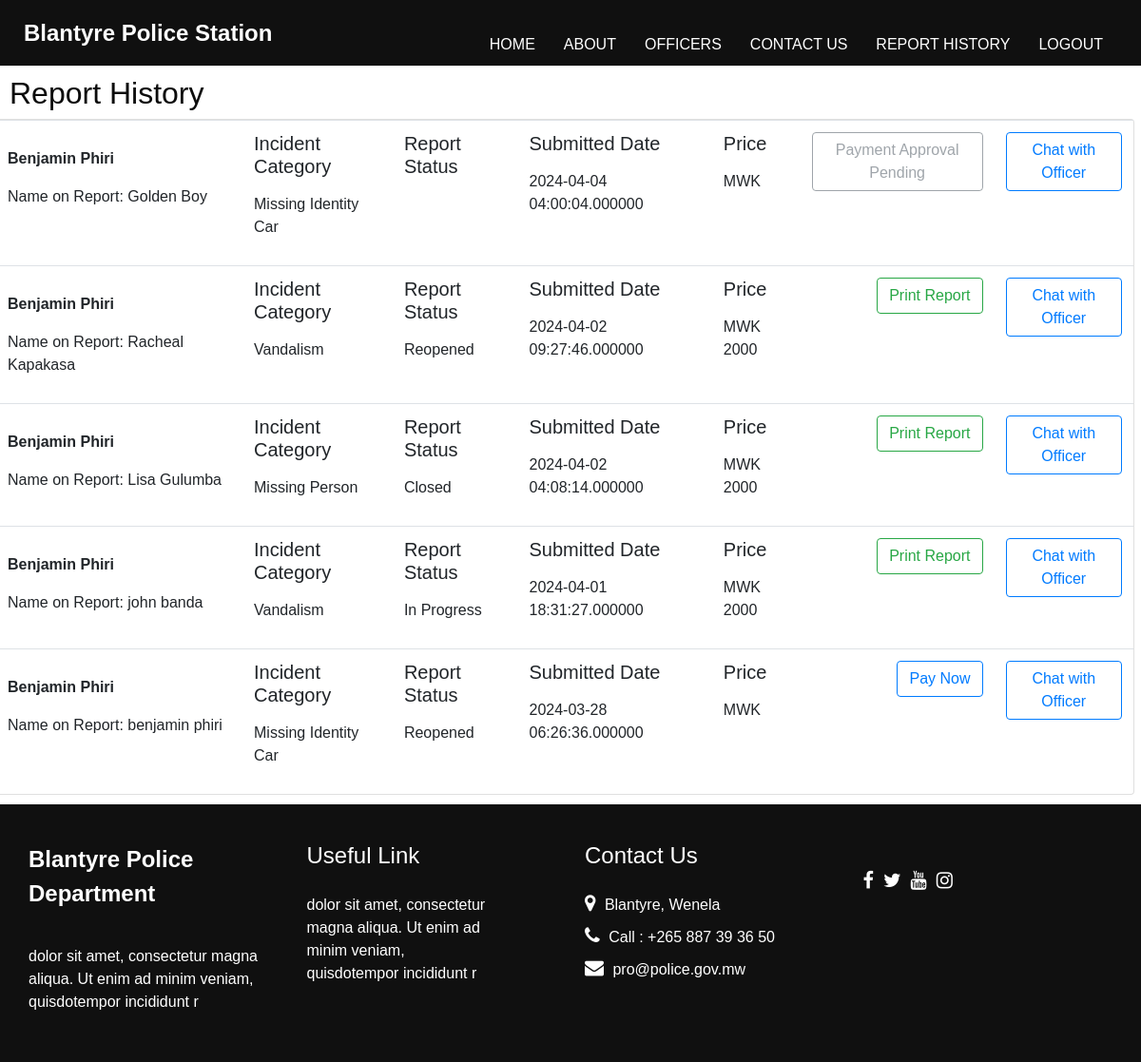
Page /Report_History.php (signed in) on the committed database.
### tables this page shows
CREATE TABLE IF NOT EXISTS `crimereports` (
  `ID` int NOT NULL AUTO_INCREMENT,
  `UserID` int NOT NULL,
  `First_Name` varchar(70) NOT NULL,
  `Last_Name` varchar(70) NOT NULL,
  `Incident_Category` varchar(20) NOT NULL,
  `SubmittedDate` timestamp(6) NOT NULL,
  `WitnessedDate` date NOT NULL,
  `Description` varchar(100) NOT NULL,
  `People_Involved` int NOT NULL,
  `If_Affected` int NOT NULL,
  `Multimedia` varchar(255) NOT NULL,
  `Location` varchar(200) NOT NULL,
  PRIMARY KEY (`ID`)
);

CREATE TABLE IF NOT EXISTS `userdetails` (
  `ID` int NOT NULL AUTO_INCREMENT,
  `First_Name` varchar(70) NOT NULL,
  `Last_Name` varchar(70) NOT NULL,
  `Email_Address` varchar(50) NOT NULL,
  `Phone_Number` varchar(11) NOT NULL,
  `Address` varchar(100) NOT NULL,
  `Password` varchar(255) NOT NULL,
  PRIMARY KEY (`ID`)
);

CREATE TABLE IF NOT EXISTS `assignments` (
  `AssignmentID` int NOT NULL AUTO_INCREMENT,
  `ReportID` int DEFAULT NULL,
  `OfficerID` int DEFAULT NULL,
  `PriorityLevel` varchar(255) DEFAULT NULL,
  `Status` varchar(255) DEFAULT NULL,
  `AssignedDate` date DEFAULT NULL,
  `CompletionDate` date DEFAULT NULL,
  `PaymentApproved` tinyint(1) DEFAULT '0',
  `Paid` tinyint(1) DEFAULT '0',
  `Notes` text,
  PRIMARY KEY (`AssignmentID`),
  KEY `ReportID` (`ReportID`),
  KEY `OfficerID` (`OfficerID`)
);

CREATE TABLE IF NOT EXISTS `reportprice` (
  `ID` int NOT NULL AUTO_INCREMENT,
  `Category` varchar(255) NOT NULL,
  `Price` int NOT NULL,
  PRIMARY KEY (`ID`)
);

### Report_History.php (the view, shortened to what this page needs)
<!DOCTYPE html>
<html lang="en">
<head>
  <link href="css/bootstrap.css" rel="stylesheet" />
  <link href="css/style.css" rel="stylesheet" />
  <link href="css/responsive.css" rel="stylesheet" />
</head>
<body>
    <header class="header_section">
    <?php
    require_once'nvbr.php';
    ?>
    </header>
    <main class="history" >
        <h2>Report History</h2>
        <div class="">
        <div class="row">
					<div class="main-card-thing">
						<div class="card">
							<div class="card-body p-0">
								<div class="table-responsive">
									<table class="table mb-0">
										<tbody>
                      <?php
                    $userId = $_SESSION['user_id'];
                    require_once 'DatabaseConn.php';
                    $query = "SELECT c.*, u.First_Name AS User_First_Name, u.Last_Name AS User_Last_Name, a.Status, a.PaymentApproved, a.Paid, rp.Price
          FROM crimereports c
          INNER JOIN userdetails u ON u.ID = c.UserID
          LEFT JOIN assignments a ON c.ID = a.ReportID
          LEFT JOIN ReportPrice rp ON c.Incident_Category = rp.Category
          WHERE u.ID = ?
          ORDER BY c.SubmittedDate DESC";
                $stmt = $conn->prepare($query);
                $stmt->bind_param("i", $userId);
                $stmt->execute();
                $result = $stmt->get_result();
                if ($result->num_rows > 0) {
                    $incident_reports = $result->fetch_all(MYSQLI_ASSOC);
                    foreach ($incident_reports as $incident_report) {
                        echo '<tr>';
                        echo '<td style="min-width: 200px;">';
                        echo '<p><b>' . $incident_report['User_First_Name'] . ' ' . $incident_report['User_Last_Name'] . '</b></h2>';
                        echo '<p>Name on Report: ' . $incident_report['First_Name'] . ' ' . $incident_report['Last_Name'] . '</p>';
                        echo '</td>';
                        echo '<td>';
                        echo '<h5 class="time-title p-0">Incident Category</h5>';
                        echo '<p>' . $incident_report['Incident_Category'] . '</p>';
                        echo '</td>';
                        echo '<td>';
                        echo '<h5 class="time-title p-0">Report Status</h5>';
                        echo '<p>' . $incident_report['Status'] . '</p>';
                        echo '</td>';
                        echo '<td>';
                        echo '<h5 class="time-title p-0">Submitted Date</h5>';
                        echo '<p>' . $incident_report['SubmittedDate'] . '</p>';
                        echo '</td>';
                        echo '<td>';
                        echo '<h5 class="time-title p-0">Price</h5>';
                        echo '<p> MWK ' . $incident_report['Price'] . '</p>';
                        echo '</td>';
                        echo '<td class="text-right">';
                        if ($incident_report['PaymentApproved'] == 1 && $incident_report['Paid'] == 0) {
                            echo '<a href="checkout.php?report_id=' . $incident_report['ID'] . '" class="btn btn-outline-primary take-btn">Pay Now</a>';
                        } elseif ($incident_report['Paid'] == 1) {
                            echo '<a href="print_report.php?report_id=' . $incident_report['ID'] . '" class="btn btn-outline-success take-btn">Print Report</a>';
                        } else {
                            echo '<button class="btn btn-outline-secondary take-btn" disabled>Payment Approval Pending</button>';                            echo '';
                        }
                        echo '</td>';
                        echo '<td class="text-right">';
                        echo '<a href="Chat_Interface.php?report_id=' . $incident_report['ID'] . '" class="btn btn-outline-primary take-btn">Chat with Officer</a>';
                        echo '</td>';
                        echo '</tr>';
                    }
                } else {
                    echo '<p class="no_review">No Reports Available at the moment</p>';
                }
                ?>
									</tbody>
								</table>
							</div>
						</div>
					</div>
				</div>
			</div>
    </div>
    </main>
    <Footer class="info_section">
    <?php
    require_once 'Footer.php';
    ?>
  </Footer>
</body>
</html>

### css/style.css (style rules this page uses)
body { font-family: 'Rubik', sans-serif; color: #0c0c0c; background-color: #ffffff; }
.header_section { padding: 0; }
a, a:focus { text-decoration: none; }
.btn, .btn:focus { outline: none !important; -webkit-box-shadow: none; box-shadow: none; }
.info_section { background-color: #101010; color: #ffffff; padding: 40px 0 10px 0; }
.history { margin-top: 69px; padding: 10px; width: 99%; }

### rows in the picture
crimereports: userdetails.First_Name "Benjamin", userdetails.Last_Name "Phiri", First_Name "Golden", Last_Name "Boy", Incident_Category "Missing Identity Car", SubmittedDate "2024-04-04 04:00:04.000000", shows "Payment Approval Pending"
crimereports: userdetails.First_Name "Benjamin", userdetails.Last_Name "Phiri", First_Name "Racheal", Last_Name "Kapakasa", Incident_Category "Vandalism", assignments.Status "Reopened", SubmittedDate "2024-04-02 09:27:46.000000", reportprice.Price "2000"
crimereports: userdetails.First_Name "Benjamin", userdetails.Last_Name "Phiri", First_Name "Lisa", Last_Name "Gulumba", Incident_Category "Missing Person", assignments.Status "Closed", SubmittedDate "2024-04-02 04:08:14.000000", reportprice.Price "2000"
crimereports: userdetails.First_Name "Benjamin", userdetails.Last_Name "Phiri", First_Name "john", Last_Name "banda", Incident_Category "Vandalism", assignments.Status "In Progress", SubmittedDate "2024-04-01 18:31:27.000000", reportprice.Price "2000"
crimereports: userdetails.First_Name "Benjamin", userdetails.Last_Name "Phiri", First_Name "benjamin", Last_Name "phiri", Incident_Category "Missing Identity Car", assignments.Status "Reopened", SubmittedDate "2024-03-28 06:26:36.000000"
